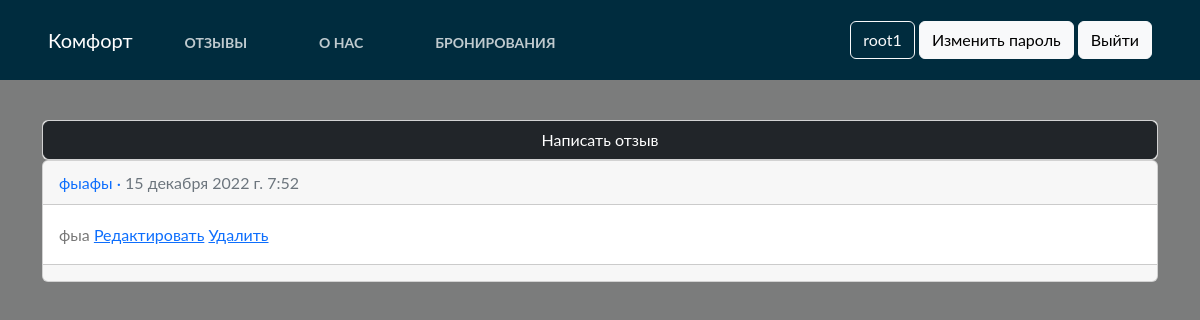
Screenshot of /articles/ (signed in) with the database file from the repository.
### articles/models.py (models this page shows, shortened)
class Article(models.Model):
    title = models.CharField(max_length=255)
    body = models.TextField()
    date = models.DateTimeField(auto_now_add=True)

### articles/views.py (the view)
# urls.py: path('', views.ArticleListView.as_view(), name='article_list'),
class ArticleListView(ListView):
    model = models.Article
    template_name = 'article_list.html'

### templates/article_list.html (shortened to what this page needs)
{% extends "base.html" %}
{%  block start %}
<body style="background-image: url(https://images.unsplash.com/photo-1621891333819-00c206ec8994?ixlib=rb-4.0.3&ixid=MnwxMjA3fDB8MHxwaG90by1wYWdlfHx8fGVufDB8fHx8&auto=format&fit=crop&w=1740&q=80); height: 1080px; background-size: cover;background-repeat: no-repeat;background-position: center center;">
<div class="container">
    <div class="card">
        <a class="btn btn-dark" href="{% url 'article_new'  %}">Написать отзыв</a>
    </div>
</div>
{% for article in object_list %}
<div class="container">
<div class="card">
    <div class="card-header">
        <a href="{% url 'article_detail' article.pk %}" style="text-decoration: none;">
        <span class="font-weidht-bold">{{ article.title }}</span> &middot;
        <span class="text-muted">{{ article.date }}</span>
        </a>
    </div>
    <div class="card-body">
        {{ article.body }}
        {% for group in request.user.groups.all %}
        {% if group.name == 'Admin' %}
        <a href="{% url 'article_edit' article.pk %}">Редактировать</a>
        <a href="{% url 'article_delete' article.pk %}">Удалить</a>
        {% endif %}
        {% endfor %}
    </div>
    <div class="card-footer text-center text-muted">
    </div>
</div>
</div>
</body>
{% endfor %}
{% endblock %}

### templates/base.html (shortened to what this page needs)
<!doctype html>
<html lang="en">
  <head>
    <link href="https://cdn.jsdelivr.net/npm/bootstrap@5.2.0-beta1/dist/css/bootstrap.min.css" rel="stylesheet">
</head>
  <body class="bg-light">
<nav class="navbar navbar-expend-md fixed-top px-5" style="background:#002c3e; height: 80px;">
    <div class="nav">
    <a class="navbar-brand" href="/" style="color:white;">Комфорт</a>
     <ul class="nav">
      <li class="nav-item">
        <a class="nav-link nav-link-ltr" style="color:white;margin-top:5px;" href="{% url 'article_list' %}">Отзывы</a>
      </li>
      <li class="nav-item">
        <a class="nav-link nav-link-ltr" style="color:white; margin-top:5px;" href="{% url 'aboutpage' %}">О нас</a>
        </li>
         {% if user.is_staff %}
      <li class="nav-item">
        <a class="nav-link nav-link-ltr" style="color:white; margin-top:5px;" href="{% url 'booking' %}">Бронирования</a>
        </li>
         {% endif %}
    </ul>
        </div>
        <div class="navbar" id="navbarCollapse">
            {% if user.is_authenticated %}
            <form class="form-inline ml-auto">
                <a class="btn btn-outline-light" href="{% url 'profile' %}" disabled>{{ user.username }}</a>
                <a class="btn btn-light" href="{% url 'password_change' %}">Изменить пароль</a>
                <a class="btn btn-light" href="{% url 'logout' %}">Выйти</a>
            </form>
            {% else %}
                <form class="form-inline ml-auto">
                    <a href="{% url 'login' %}" class="btn btn-light">Войти</a>
                    <a href="{% url 'signup' %}" class="btn btn-light">Регистрация</a>
                </form>
            {% endif %}
        </div>
</nav>
      {% block start %}
      {% endblock %}
  </body>
</html>

### templates/base.html (style rules this page uses)
body { font-family: "Lato", Arial, sans-serif; font-weight: 400; font-size: 16px; line-height: 1.7; background: #fff; color: #777; height: 100%; overflow: auto; }
.nav-link-ltr { font-weight: bold; font-size: 14px; text-transform: uppercase; text-decoration: none; margin: 0px 20px; display: inline-block; position: relative; opacity: 0.75; }
.nav-link::before { transition: 300ms; height: 10px; content: ""; position: absolute; background-color: white; }
.nav-link-ltr::before { width: 0%; bottom: -4px; }

### templates/article_list.html (style rules this page uses)
body:after { position: absolute; top: 0; left: 0; right: 0; bottom: 0; content: ''; background: #000; opacity: .5; z-index: -1; }

### rows the page displays
Article: title "фыафы", date "15 декабря 2022 г. 7:52", body "фыа"

### other values shown
{{ user.username }} "root1"
